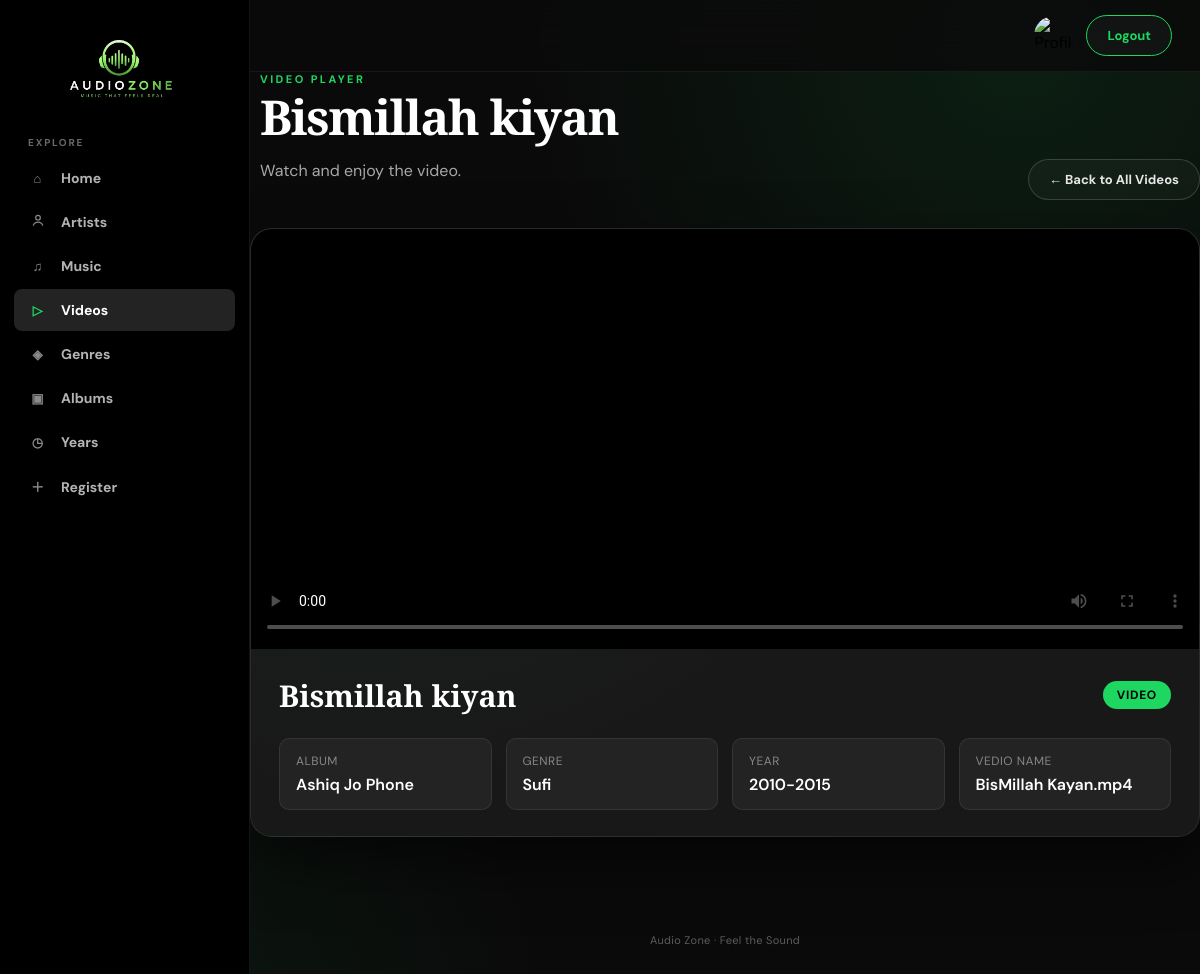
Screenshot of /play video.php?id=36 (signed in) with the database file from the repository.
### tables this page shows
CREATE TABLE `videos` (
  `video_id` int(11) NOT NULL,
  `video_name` varchar(150) NOT NULL,
  `album_id` int(11) NOT NULL,
  `year_id` int(11) DEFAULT NULL,
  `genre_id` int(11) DEFAULT NULL,
  `image` varchar(255) DEFAULT NULL,
  `description` text DEFAULT NULL,
  `video_file` varchar(255) DEFAULT NULL,
  `rating` int(11) DEFAULT NULL
);

CREATE TABLE `albums` (
  `album_id` int(11) NOT NULL,
  `album_name` varchar(100) NOT NULL,
  `image` varchar(255) DEFAULT NULL,
  `language` varchar(50) DEFAULT NULL,
  `artist_name` varchar(100) DEFAULT NULL
);

CREATE TABLE `genre` (
  `genre_id` int(11) NOT NULL,
  `genre_name` varchar(100) NOT NULL,
  `image` varchar(255) DEFAULT NULL
);

CREATE TABLE `years` (
  `year_id` int(11) NOT NULL,
  `year_duration` varchar(100) NOT NULL,
  `image` varchar(255) DEFAULT NULL
);

### play video.php (the view, shortened to what this page needs)
<?php
include_once './config.php';
include_once 'includes/header.php';
$id = $_GET['id'];
$query = "SELECT videos.*, albums.album_name, genre.genre_name, years.year_duration
          FROM videos
          JOIN albums ON videos.album_id = albums.album_id
          JOIN genre ON videos.genre_id = genre.genre_id
          JOIN years ON videos.year_id = years.year_id
          WHERE videos.video_id='$id'";
$result = mysqli_query($conn, $query);
$video = mysqli_fetch_assoc($result);
?>
<div class="page-heading">
    <div style="padding-left: 10px;">
        <div class="eyebrow">Video Player</div>
        <h1><?php echo htmlspecialchars($video['video_name']); ?></h1>
        <p>Watch and enjoy the video.</p>
    </div>
    <a class="ghost-btn" href="videos.php">← Back to All Videos</a>
</div>
<div class="video-player-card">
    <?php if (!empty($video['video_file'])) { ?>
      <div class="video-player-wrap" style="width:100%; height:420px;">
    <video
        controls
        preload="auto"
        poster="<?php echo htmlspecialchars($video['image'] ?? ''); ?>"
        style="display:block; width:100%; height:100%; object-fit:contain; object-position:center; background:#000; margin:0 auto;">
        <source src="./admin/uploads/videos/<?php echo htmlspecialchars($video['video_file']); ?>">
    </video>
</div>
    <?php } else { ?>
        <div class="video-empty">
            No video file is available for this entry.
        </div>
    <?php } ?>
    <div class="video-player-meta">
        <div class="video-player-title">
            <h2><?php echo htmlspecialchars($video['video_name']); ?></h2>
            <span class="video-badge">Video</span>
        </div>
        <div class="video-details">
            <div class="video-detail-item">
                <span class="video-detail-label">Album</span>
                <span class="video-detail-value"><?php echo htmlspecialchars($video['album_name']); ?></span>
            </div>
            <div class="video-detail-item">
                <span class="video-detail-label">Genre</span>
                <span class="video-detail-value"><?php echo htmlspecialchars($video['genre_name']); ?></span>
            </div>
            <div class="video-detail-item">
                <span class="video-detail-label">Year</span>
                <span class="video-detail-value"><?php echo htmlspecialchars($video['year_duration']); ?></span>
            </div>
            <div class="video-detail-item">
                <span class="video-detail-label">Vedio Name</span>
                <span class="video-detail-value"><?php echo htmlspecialchars($video['video_file']); ?></span>
            </div>
        </div>
    </div>
</div>
<?php include_once 'includes/footer.php'; ?>

### assets/style.css (style rules this page uses)
:root { --bg: #0a0a0a; --surface: #161616; --surface-2: #181818; --surface-3: #232323; --line: rgba(255, 255, 255, .08); --line-soft: rgba(255, 255, 255, .05); --accent: #1ed760; --accent-2: #12a750; --accent-soft: #c9ffdd; --cream: #ffffff; --muted: #b3b3b3; --dim: #888888; --shadow: 0 26px 60px rgba(0, 0, 0, .55); --shadow-sm: 0 10px 26px rgba(0, 0, 0, .4); --glow: 0 0 0 1px rgba(30, 215, 96, .18), 0 16px 40px rgba(30, 215, 96, .12); --sidebar: 250px; --radius: 16px; --radius-sm: 10px; }
* { box-sizing: border-box; }
html { scroll-behavior: smooth; }
body { margin: 0; background: radial-gradient(circle at 85% 4%, rgba(30, 215, 96, .10), transparent 34%), radial-gradient(circle at 8% 96%, rgba(30, 215, 96, .07), transparent 30%), var(--bg); color: var(--cream); font-family: "DM Sans", system-ui, sans-serif; -webkit-font-smoothing: antialiased; }
a { color: inherit; text-decoration: none; }
.circle-btn, .gold-btn, .ghost-btn { border: 1px solid transparent; background: var(--surface-3); color: var(--cream); border-radius: 999px; padding: 11px 20px; font-size: 13px; font-weight: 700; transition: .2s cubic-bezier(.2, .8, .3, 1); position: relative; overflow: hidden; }
.ghost-btn { color: #e6e6e6; border: 1px solid rgba(255, 255, 255, .16); background: rgba(255, 255, 255, .03); overflow: hidden; }
.eyebrow { color: var(--accent); font-size: 11px; letter-spacing: .22em; text-transform: uppercase; font-weight: 700; }
.hero h1, .page-heading h1 { font-family: "Playfair Display", Georgia, serif; font-weight: 700; letter-spacing: -.03em; font-size: clamp(42px, 5vw, 72px); line-height: .97; margin: 15px 0; }
.page-heading { margin-bottom: 28px; display: flex; justify-content: space-between; align-items: end; gap: 20px; }
.page-heading h1 { font-size: 48px; margin: 8px 0 0; }
.page-heading p { max-width: 620px; color: #a8a8a8; line-height: 1.7; }
.video-player-card { background: radial-gradient(circle at 12% 0%, rgba(30, 215, 96, .08), transparent 55%), var(--surface-2); border: 1px solid var(--line); border-radius: 22px; box-shadow: var(--shadow); overflow: hidden; }
.video-player-wrap { background: #000; aspect-ratio: 16 / 9; }
.video-player-wrap video { display: block; width: 100%; height: 100%; object-fit: contain; background: #000; }
.video-player-meta { padding: 26px 28px; }
.video-player-title { display: flex; align-items: center; justify-content: space-between; gap: 16px; flex-wrap: wrap; margin-bottom: 22px; }
.video-player-title h2 { font-family: "Playfair Display", Georgia, serif; font-size: 30px; font-weight: 800; margin: 0; }
.video-badge { background: var(--accent); color: #000; font-size: 12px; font-weight: 700; letter-spacing: .06em; text-transform: uppercase; padding: 6px 14px; border-radius: 999px; }
.video-details { display: grid; grid-template-columns: repeat(auto-fit, minmax(180px, 1fr)); gap: 14px; }
.video-detail-item { background: var(--surface-3); border: 1px solid var(--line); border-radius: var(--radius-sm); padding: 14px 16px; }
.video-detail-label { display: block; color: var(--dim); font-size: 12px; letter-spacing: .04em; text-transform: uppercase; margin-bottom: 5px; }
.video-detail-value { display: block; color: var(--cream); font-weight: 600; word-break: break-word; }

### rows the page displays
videos: video_name "Bismillah kiyan", album.album_name "Ashiq Jo Phone", genre.genre_name "Sufi", year.year_duration "2010-2015", video_file "BisMillah Kayan.mp4"
